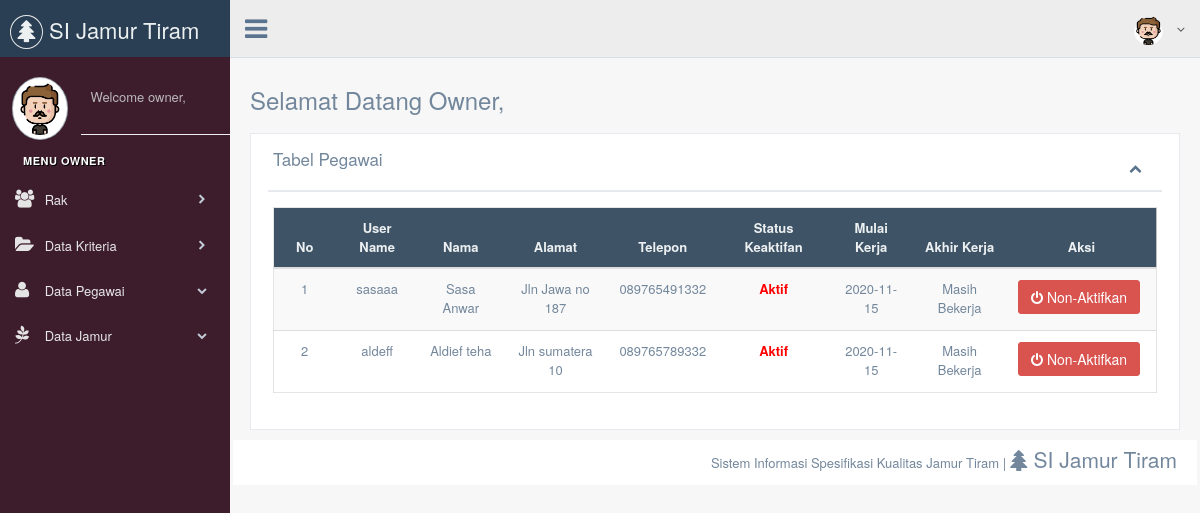
Page /index.php/controller_owner/c_owner_pegawai on the earlier database version.
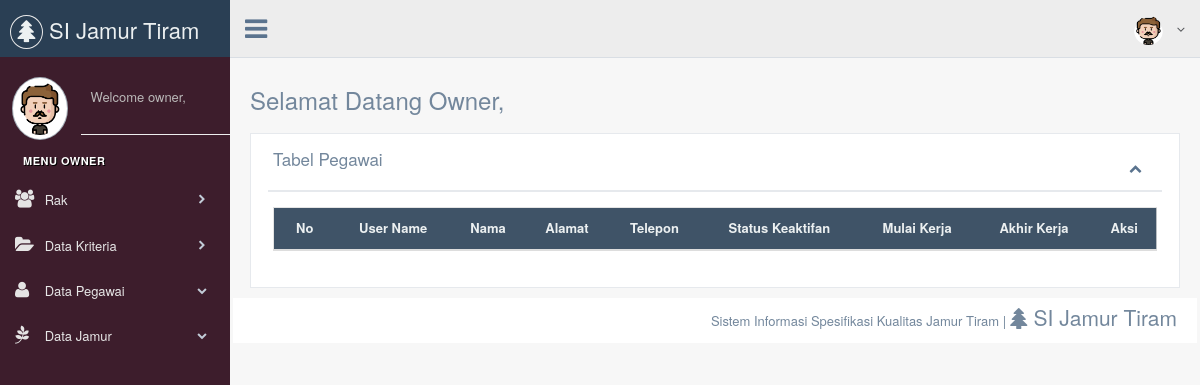
Same page on the later database version.
### tables this page shows
CREATE TABLE `user` (
  `id_user` int(5) NOT NULL,
  `username` varchar(10) NOT NULL,
  `password` varchar(10) NOT NULL,
  `nama` varchar(30) NOT NULL,
  `alamat` varchar(30) NOT NULL,
  `jenis_kelamin` int(1) NOT NULL,
  `telephone` varchar(12) NOT NULL,
  `status_aktif` int(1) NOT NULL,
  `level_akses` int(1) NOT NULL,
  `mulai_kerja` date DEFAULT NULL,
  `akhir_kerja` date DEFAULT NULL
);

CREATE TABLE `statusaktif` (
  `id_aktif` int(1) NOT NULL,
  `keterangan_aktif` varchar(10) NOT NULL
);

### application/libraries/Template.php (called while the page is built, shortened)
<?php
class Template
{
   function __construct()
   {
      $this->ci =&get_instance();
   }
   function ownerview($template, $data='')
   {
      $data['content'] = $this->ci->load->view($template, $data, TRUE);
      $data['nav']  = $this->ci->load->view('owner/ownernav', $data, TRUE);
      $this->ci->load->view('owner/dashboard', $data);
   }
}

### application/controllers/controller_owner/c_owner_pegawai.php (called while the page is built, shortened)
<?php
class c_owner_pegawai extends CI_Controller {
    function index() {
            $data['data_pegawai'] = $this->m_owner_pegawai->ambil_data_pegawai("u.level_akses = 2");
            $this->template->ownerview('owner/owner_pegawai', $data);
    }
}

### index.php (called while the page is built, shortened)
<?php
require_once BASEPATH.'core/CodeIgniter.php';

### application/models/model_owner/m_owner_pegawai.php (called while the page is built, shortened)
<?php
class m_owner_pegawai extends CI_Model {
    function ambil_data_pegawai($where) {
        $this->db->select(array('u.id_user', 'u.username', 'u.nama', 'u.alamat', 'u.status_aktif', 'u.telephone', 'u.mulai_kerja', 'u.akhir_kerja',
            'sa.keterangan_aktif as aktif'));
        $this->db->from('`user` u JOIN statusaktif sa ON (u.status_aktif = sa.id_aktif) ');
        $this->db->where($where);
        return $this->db->get();
    }
}

### application/views/owner/owner_pegawai.php (the view, shortened to what this page needs)
<div class="">
    <div class="row col-md-9 page-title">
        <div class="title_left">
            <h3>Selamat Datang Owner,</h3>
        </div>
    </div>
    <div class="clearfix"></div>
    <div class="row">
        <div class="col-md-12 col-sm-12 col-xs-12">
            <div class="x_panel">
                <div class="x_title">
                    <h2>Tabel Pegawai</h2>
                    <ul class="nav navbar-right">
                        <li><a class="collapse-link"><i class="fa fa-chevron-up"></i></a>
                        </li>
                    </ul>
                    <div class="clearfix"></div>
                </div>
                <div class="x_content">
                    <table style="text-align: center" id="tabel_pegawai" class="table table-striped responsive-utilities jambo_table">
                        <thead>
                            <tr>
                                <th style="width: 7%; text-align: center">No</th>
                                <th style="text-align: center">User Name</th>
                                <th style="text-align: center">Nama</th>
                                <th style="text-align: center">Alamat</th>
                                <th style="text-align: center">Telepon</th>
                                <th style="text-align: center">Status Keaktifan</th>
                                <th style="text-align: center">Mulai Kerja</th>
                                <th style="text-align: center">Akhir Kerja</th>
                                <th style="text-align: center">Aksi</th>
                            </tr>
                        </thead>
                        <tbody>
                            <?php
                            $no = 1;
                            foreach ($data_pegawai->result_array() as $value) {
                                ?>
                                <tr>
                                    <td><?php echo $no++ ?></td>
                                    <td><?php echo $value['username'] ?></td>
                                    <td><?php echo $value['nama'] ?></td>
                                    <td><?php echo $value['alamat'] ?></td>
                                    <td><?php echo $value['telephone'] ?></td>
                                    <td>
                                        <?php if ($value['aktif'] == 'aktif') { ?>
                                            <strong style="color: limegreen; font-size: 18px">
                                                <?php echo $value['aktif']; ?></strong>
                                        <?php } else {
                                            ?>
                                            <strong style="color: red" >
                                                <?php echo $value['aktif']; ?> </strong>
                                            <?php
                                        }
                                        ?>
                                    </td>
                                    <td><?php echo $value['mulai_kerja'] ?></td>
                                    <td>
                                        <?php if ($value['akhir_kerja'] == null) { ?>
                                            Masih Bekerja
                                        <?php } else {
                                            ?>
                                            <strong style="color: red" >
                                                <?php echo $value['akhir_kerja']; ?> </strong>
                                            <?php
                                        }
                                        ?>
                                    </td>
                                    <td>
                                        <?php if ($value['status_aktif'] == 1) { ?>
                                            <a class="btn btn-danger" style="color: white" href="<?php echo base_url() . "controller_juragan/c_juragan_pegawai/non_Aktifkan_Pegawai/" . $value['id_user']; ?>"><i class="fa fa-power-off"></i> Non-Aktifkan</a>
                                        <?php } else {
                                            ?>
                                            <a class="btn btn-success" style="color: white" href="<?php echo base_url() . "controller_juragan/c_juragan_pegawai/aktifkan_Pegawai/" . $value['id_user']; ?>"><i class="fa fa-power-off"></i> Aktifkan</a>
                                        <?php }
                                        ?>
                                    </td>
                                </tr>
                            <?php } ?>
                        </tbody>
                    </table>
                </div>
            </div>
        </div>
    </div>
</div>
<footer>
    <div class="">
        <p class="pull-right">Sistem Informasi Spesifikasi Kualitas Jamur Tiram |
            <span class="lead"> <i class="fa fa-tree"></i> SI Jamur Tiram</span>
        </p>
    </div>
    <div class="clearfix"></div>
</footer>

### application/views/owner/ownernav.php (shortened to what this page needs)
<div class="col-md-3 left_col">
    <div class="left_col scroll-view">
        <div class="navbar nav_title" style="border: 0;">
            <a class="site_title"><i class="fa fa-tree"></i><span>  SI Jamur Tiram</span></a>
        </div>
        <div class="profile">
            <div class="profile_pic">
                <img src="<?php echo base_url(); ?>assets/images/bospic.png" alt="..." class="img-circle profile_img">
            </div>
            <div class="profile_info">
                <span>Welcome owner,</span>
            </div>
        </div>
        <br><br><br><hr>
        <div id="sidebar-menu" class="main_menu_side hidden-print main_menu">
            <div class="menu_section">
                <h3>MENU Owner </h3>
                <ul class="nav side-menu">
                    <li><a href="<?php echo base_url(); ?>controller_owner/c_owner_rak"><i class="fa fa-users"></i> Rak <span class="fa fa-chevron-right"></span></a>
                    </li>
                    <li><a href="<?php echo base_url(); ?>controller_owner/c_owner_data_kriteria"><i class="fa fa-folder-open"></i> Data Kriteria <span class="fa fa-chevron-right"></span></a>
                    </li>
                    <li><a><i class="fa fa-user"></i> Data Pegawai <span class="fa fa-chevron-down"></span></a>
                    </li>
                    <li><a><i class="fa fa-pagelines"></i> Data Jamur <span class="fa fa-chevron-down"></span></a>
                    </li>
                </ul>
            </div>
        </div>
    </div>
</div>
<div class="top_nav">
    <div class="nav_menu">
        <nav class="" role="navigation">
            <div class="nav toggle">
                <a id="menu_toggle"><i class="fa fa-bars"></i></a>
            </div>
            <ul class="nav navbar-nav navbar-right">
                <li class="">
                    <a href="javascript:;" class="user-profile dropdown-toggle" data-toggle="dropdown" aria-expanded="false">
                        <img src="<?php echo base_url(); ?>assets/images/bospic.png" alt=""><?php echo $this->session->userdata('nama_user') ?>
                        <span class=" fa fa-angle-down"></span>
                    </a>
                </li>
            </ul>
        </nav>
    </div>
</div>

### application/views/owner/dashboard.php (shortened to what this page needs)
<!DOCTYPE html>
<html lang="en">
    <head>
        <link href="<?php echo base_url(); ?>assets/css/bootstrap.min.css" rel="stylesheet">
        <link href="<?php echo base_url(); ?>assets/fonts/css/font-awesome.min.css" rel="stylesheet">
        <link href="<?php echo base_url(); ?>assets/css/animate.min.css" rel="stylesheet">
        <link href="<?php echo base_url(); ?>assets/css/custom.css" rel="stylesheet">
        <link href="<?php echo base_url(); ?>assets/css/icheck/flat/green.css" rel="stylesheet" />
        <link href="<?php echo base_url(); ?>assets/css/floatexamples.css" rel="stylesheet" type="text/css" />
    </head>
    <body class="nav-md">
        <div class="container body">
            <div class="main_container">
                <?php echo $nav; ?>
                <div class="right_col" role="main">
                    <?php echo $content; ?>
                </div>
            </div>
        </div>
    </body>
</html>

Differences in the rows shown:
removed user: username "sasaaa", nama "Sasa Anwar", alamat "Jln Jawa no 187", telephone "089765491332", status_aktif.keterangan_aktif "Aktif", mulai_kerja "2020-11-15", shows "Masih Bekerja"
removed user: username "aldeff", nama "Aldief teha", alamat "Jln sumatera 10", telephone "089765789332", status_aktif.keterangan_aktif "Aktif", mulai_kerja "2020-11-15", shows "Masih Bekerja"
